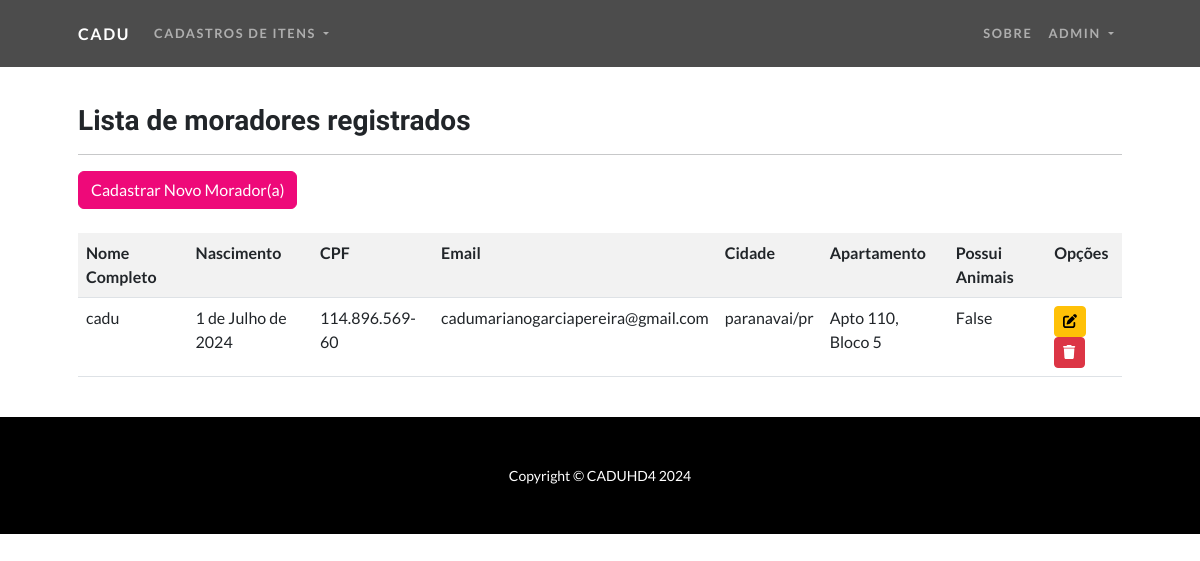
The page /listar/moradores/ (signed in) on the database its author committed.
### cadastros/models.py (models this page shows, shortened)
class Pessoa(models.Model):
    nome_completo = models.CharField(max_length=150)
    nascimento = models.DateField(verbose_name="data de nascimento")
    cpf = models.CharField(max_length=14, verbose_name="cpf", unique=True)
    email = models.EmailField(max_length=120, blank=True, null=True)
    cadastrado_em = models.DateTimeField(auto_now_add=True)
    atualizado_em = models.DateTimeField(auto_now=True)
    cidade = models.ForeignKey(Cidade, on_delete=models.PROTECT)
    arquivo = models.FileField(upload_to='fotos/', blank=True, null=True)

class Morador(Pessoa):
    apartamento = models.OneToOneField(Apartamento, on_delete=models.CASCADE, related_name="morador")
    possui_animais = models.BooleanField(default=False)

class Pessoa(models.Model):
    nome_completo = models.CharField(max_length=150)
    nascimento = models.DateField(verbose_name="data de nascimento")
    cpf = models.CharField(max_length=14, verbose_name="cpf", unique=True)
    email = models.EmailField(max_length=120, blank=True, null=True)
    cadastrado_em = models.DateTimeField(auto_now_add=True)
    atualizado_em = models.DateTimeField(auto_now=True)
    cidade = models.ForeignKey(Cidade, on_delete=models.PROTECT)
    arquivo = models.FileField(upload_to='fotos/', blank=True, null=True)

class Cidade(models.Model):
    nome = models.CharField(max_length=100)
    estado = models.CharField(max_length=2)
    def __str__(self):
        return f"{self.nome}/{self.estado}"

class Apartamento(models.Model):
    numero = models.IntegerField()
    bloco = models.CharField(max_length=10)
    def __str__(self):
        return f"Apto {self.numero}, Bloco {self.bloco}"

### cadastros/views.py (the view)
# urls.py: path('listar/moradores/', MoradorList.as_view(), name='list-morador'),
class MoradorList(GroupRequiredMixin, LoginRequiredMixin, ListView):
    model = Morador
    template_name = 'cadastros/listas/morador.html'
    context_object_name = 'moradores'
    login_url = reverse_lazy('login')
    group_required = "Administrador", "Usuarios"

### cadastros/templates/cadastros/listas/morador.html (shortened to what this page needs)
{% extends "paginas/modelo.html" %}
{% load static %}
{% block content %}
<h3>Lista de moradores registrados</h3>
<hr>
<div class="text-right mb-3">
    <a href="{% url 'add-morador' %}" class="btn btn-primary">Cadastrar Novo Morador(a)</a>
</div>
<div class="table-responsive mt-4">
    <table class="table table-striped">
        <tr>
            <th>Nome Completo</th>
            <th>Nascimento</th>
            <th>CPF</th>
            <th>Email</th>
            <th>Cidade</th>
            <th>Apartamento</th>
            <th>Possui Animais</th>
            <th>Opções</th>
        </tr>
        {% for morador in object_list %}
        <tr>
            <td>{{ morador.nome_completo }}</td>
            <td>{{ morador.nascimento }}</td>
            <td>{{ morador.cpf }}</td>
            <td>{{ morador.email }}</td>
            <td>{{ morador.cidade }}</td>
            <td>{{ morador.apartamento }}</td>
            <td>{{ morador.possui_animais }}</td>
            <td>
                <a href="{% url 'update-morador' morador.pk %}" class="btn btn-warning btn-sm"><i class="fas fa-edit"></i></a>
                <a href="{% url 'delete-morador' morador.pk %}" class="btn btn-danger btn-sm"><i class="fas fa-trash"></i></a>
            </td>
        </tr>
        {% empty %}
        <tr>
            <td colspan="8">Nenhum morador registrado.</td>
        </tr>
        {% endfor %}
    </table>
</div>
{% endblock %}

### paginas/templates/paginas/modelo.html (shortened to what this page needs)
{% load static %}
<!DOCTYPE html>
<html lang="pt-br">
<head>
    <link href="{% static 'css/styles.css' %}" rel="stylesheet" />
</head>
<body>
    <div class="container">
        {% block navegacao %}
        <nav class="navbar navbar-expand-lg navbar-dark navbar-custom fixed-top">
            <div class="container px-5">
                <a class="navbar-brand" href="{% url 'inicio' %}">Cadu</a>
                <div class="collapse navbar-collapse" id="navbarResponsive">
                    <ul class="navbar-nav me-auto">
                        {% if request.user.is_authenticated %}
                        <li class="nav-item dropdown">
                            <a class="nav-link dropdown-toggle" href="#" id="cadastroDropdown" role="button" data-bs-toggle="dropdown" aria-expanded="false">
                                Cadastros de itens
                            </a>
                        </li>
                        {% endif %}
                    </ul>
                    <ul class="navbar-nav ms-auto">
                        <li class="nav-item"><a class="nav-link" href="{% url 'sobre' %}">Sobre</a></li>
                        {% if request.user.is_authenticated %}
                        <li class="nav-item dropdown">
                            <a class="nav-link dropdown-toggle" href="#" id="usuarioDropdown" role="button" data-bs-toggle="dropdown" aria-expanded="false">
                                {{ request.user.username }}
                            </a>
                        </li>
                        {% else %}
                        <li class="nav-item"><a class="nav-link" href="{% url 'login' %}">Entrar</a></li>
                        <li class="nav-item"><a class="nav-link" href="{% url 'registrar' %}">Cadastrar</a></li>
                        {% endif %}
                    </ul>
                </div>
            </div>
        </nav>
        {% endblock %}
    </div>
    <section id="scroll">
    <div class="container px-5">
        <div class="row gx-5 align-items-center">
            <div class="col-lg py-4">
                {% block content %}
                {% endblock %}
            </div>
        </div>
    </div>
    </section>
    {% block rodape %}
    <footer class="py-5 bg-black">
        <div class="container px-5">
          <p class="m-0 text-center text-white small">Copyright &copy; CADUHD4 2024</p>
        </div>
      </footer>
    {% endblock %}
    </body>
</html>

### rows shown on the page
Morador: nome_completo "cadu", nascimento "1 de Julho de 2024", cpf "114.896.569-60", email "cadumarianogarciapereira@gmail.com", cidade "paranavai/pr", apartamento "Apto 110, Bloco 5", possui_animais "False"

### other values the page prints
{{ request.user.username }} "ADMIN"
